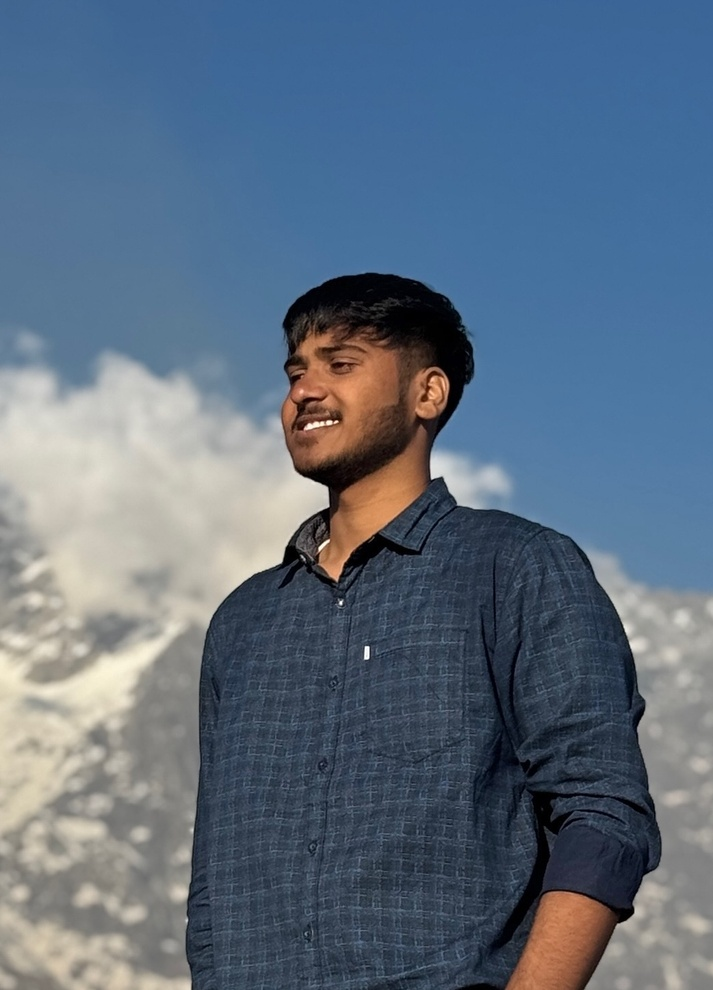
#> input picture ABOUT/images/aman.jpeg, 713 x 990 px, shrunk from 1042 x 1448 before the run
$ python -i liveness.py   (imports and definitions only)
#> lines starting #> are read from the running program, lines starting #| are printed output that depends on the picture
#> further down, picture is the input picture: shape (990, 713, 3); mean B, G, R 128, 109.8, 93.4
import cv2
import numpy as np

# Load pre-trained classifiers
face_cascade = cv2.CascadeClassifier(cv2.data.haarcascades + 'haarcascade_frontalface_default.xml')
eye_cascade = cv2.CascadeClassifier(cv2.data.haarcascades + 'haarcascade_eye.xml')

def check_liveness(image_array):
    """
    Detects liveness by checking for eye blinking.
    Returns: (bool, message)
    """
    if image_array is None:
        return False, "Empty image"

    # Convert to grayscale
    gray = cv2.cvtColor(image_array, cv2.COLOR_BGR2GRAY)
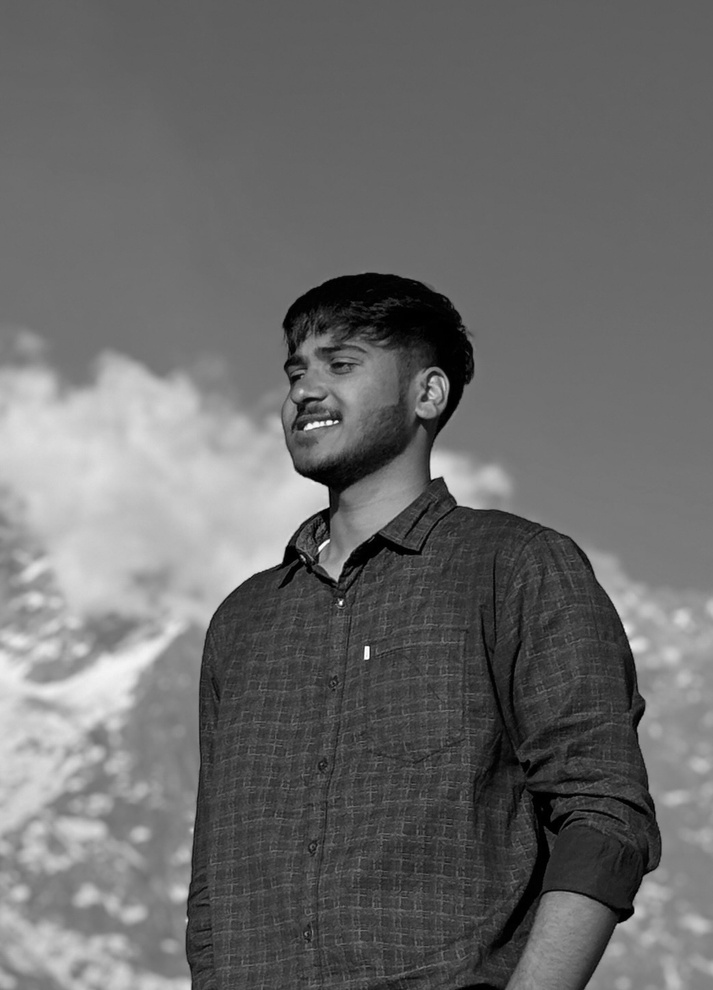
#> gray: shape (990, 713); min 0, max 255, mean 106.9

    # 1. Detect Face
    faces = face_cascade.detectMultiScale(gray, 1.1, 5, minSize=(30, 30))
#> faces = [[391, 349, 67, 67], [249, 307, 147, 147]]

    if len(faces) == 0:
        return False, "No face detected."

    # Process the largest face
    (x, y, w, h) = sorted(faces, key=lambda f: f[2]*f[3], reverse=True)[0]
#> x = 249; y = 307; w = 147; h = 147

    # ROI for eyes
    roi_gray = gray[y:y+h, x:x+w]
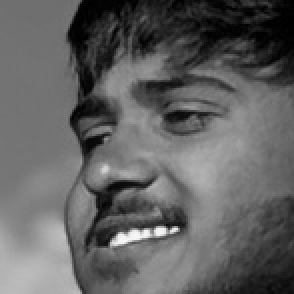
#> roi_gray: shape (147, 147) (shown 2 times larger); min 0, max 249, mean 97.2

    # 2. Detect Eyes
    eyes = eye_cascade.detectMultiScale(roi_gray, 1.1, 10)
#> eyes = [[68, 37, 42, 42]]

    # Logic:
    # Eyes visible (>=2) = Eyes Open.
    # Face visible + No eyes (<2) = Blink/Closed (which verifies liveness in this simple logic).
    # NOTE: In a real app, you might want a sequence of checks, but for this demo:
    # "Blink Detected" = PASS. "Eyes Open" = ASK TO BLINK.

    if len(eyes) >= 2:
        return False, "Eyes are OPEN. Please blink to verify liveness."
    else:
        return True, "Liveness Confirmed: Blink Detected."

>>> import cv2
>>> picture = cv2.imread('../../../ABOUT/images/aman.jpeg')
>>> result = check_liveness(picture)
#> result = (True, 'Liveness Confirmed: Blink Detected.')

$ run again, on ABOUT/images/harsh.jpg
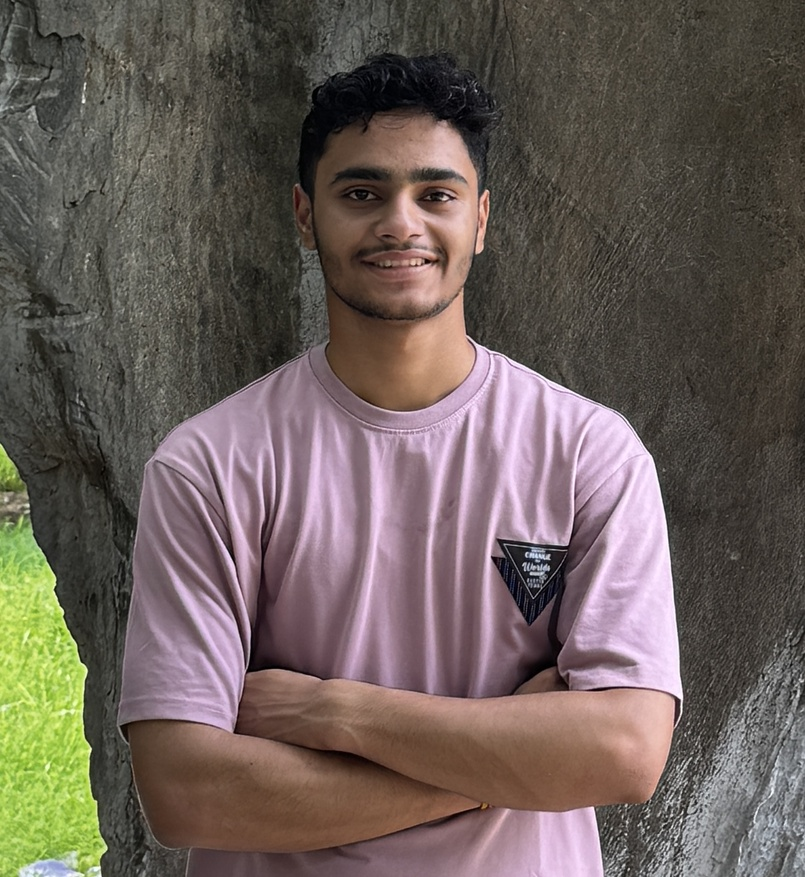
#> input picture ABOUT/images/harsh.jpg, 805 x 877 px, shrunk from 2148 x 2339 before the run
#> picture is the input picture: shape (877, 805, 3); mean B, G, R 89.5, 95.4, 106.9
#> in check_liveness, `gray = cv2.cvtColor(image_array, cv2.COLOR_BGR2GRAY)`:
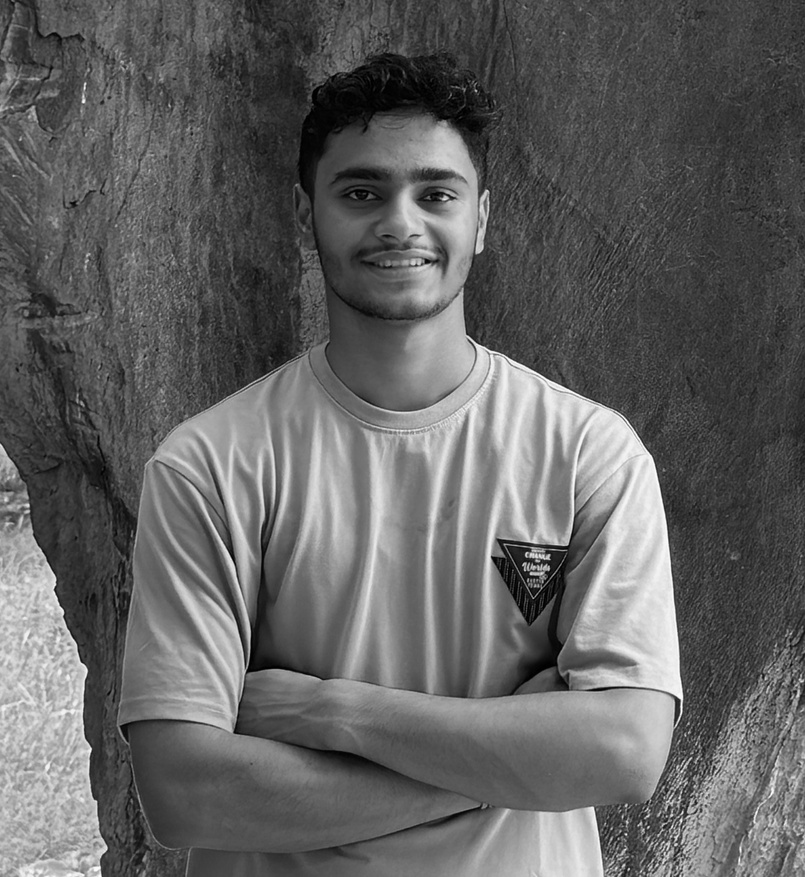
#> gray: shape (877, 805); min 0, max 254, mean 98.1
#> faces = [[301, 115, 198, 198]]
#> x = 301; y = 115; w = 198
#> in check_liveness, `roi_gray = gray[y:y+h, x:x+w]`:
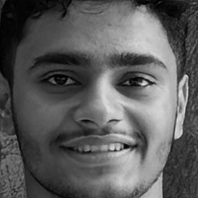
#> roi_gray: shape (198, 198); min 0, max 231, mean 91.5
#> eyes = [[34, 56, 47, 47], [111, 58, 45, 45]]

$ run again, on ABOUT/images/harshit.jpg
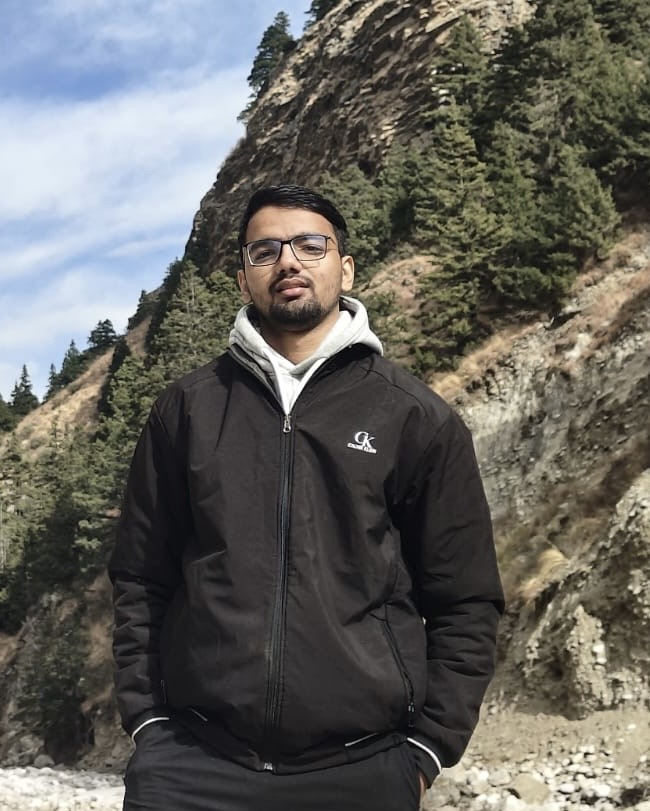
#> input picture ABOUT/images/harshit.jpg, 650 x 811 px
#> picture is the input picture: shape (811, 650, 3); mean B, G, R 94.4, 99.2, 100.2
#> in check_liveness, `gray = cv2.cvtColor(image_array, cv2.COLOR_BGR2GRAY)`:
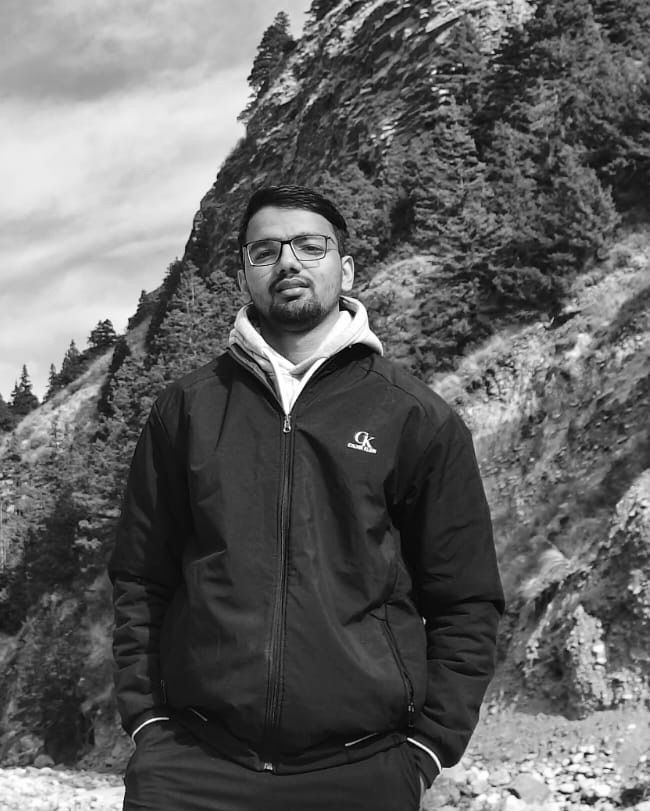
#> gray: shape (811, 650); min 0, max 255, mean 98.9
#> faces = [[231, 204, 113, 113]]
#> x = 231; y = 204; w = 113
#> in check_liveness, `roi_gray = gray[y:y+h, x:x+w]`:
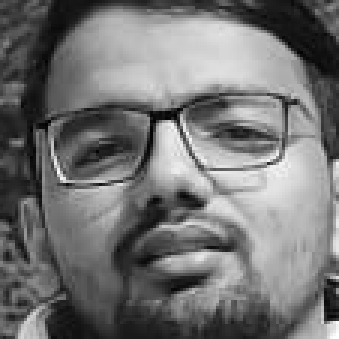
#> roi_gray: shape (113, 113) (shown 3 times larger); min 0, max 255, mean 115.2
#> eyes = ()
#> result = (True, 'Liveness Confirmed: Blink Detected.')
